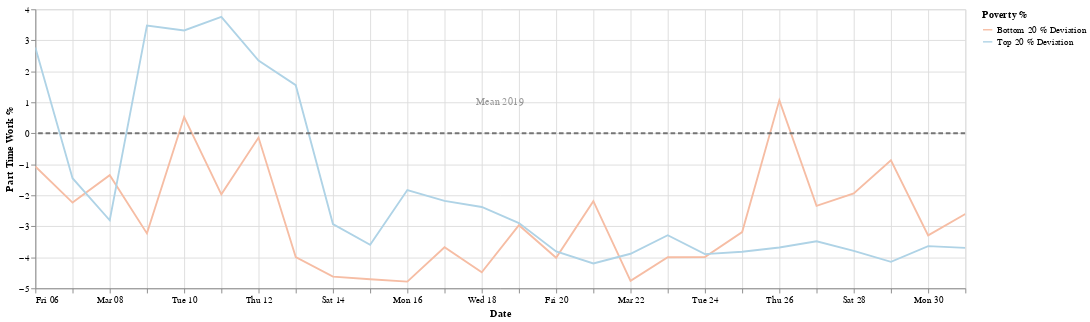

The notebook cell saved with this chart:
### Markdown cell above
Filtering based on important dates

**March 8, 2020:**
NYC issues guidelines to avoid densely packed buses, subways, or trains.

**March 12, 2020:**
Broadway shuts down.

**March 14, 2020:**
First two COVID-19 deaths in NYS.

**March 22, 2020:**
NYS on Pause Program begins, all non-essential workers must stay home.

**March 28, 2020:**
Governor Cuomo halts all nonessential construction sites in NYS.

### Code cell
start_date = '2020-3-5'
end_date = '2020-3-31'
df1 = apply_date_filter(df,start_date,end_date)
chart = create_chart(df1)
chart

### Figure 1 — Vega-Lite specification as saved in the notebook (floating-point values rounded to 4 significant figures)
{"config": {"view": {"continuousHeight": 300, "continuousWidth": 400}, "range": {"category": {"scheme": "redblue"}}}, "layer": [{"data": {"name": "data-958beae709c4ccdf9a5ab7516dd37f0f"}, "mark": "line", "encoding": {"color": {"type": "nominal", "field": "Poverty %"}, "x": {"type": "temporal", "field": "date", "title": "Date"}, "y": {"type": "quantitative", "field": "part_time_value", "title": "Part Time Work %"}}, "selection": {"selector001": {"type": "interval", "bind": "scales", "encodings": ["x", "y"]}}, "transform": [{"fold": ["Bottom 20 % Deviation", "Top 20 % Deviation"], "as": ["Poverty %", "part_time_value"]}], "width": 1000}, {"data": {"name": "data-7f3a6b86ed460c4e648f2393735a11f6"}, "mark": {"type": "rule", "color": "#757575", "size": 2, "strokeDash": [5, 3]}, "encoding": {"size": {"value": 2}, "y": {"type": "quantitative", "field": "Mean 2019"}}}, {"data": {"name": "data-d764767e7dd3b10b2c76c1355ce10ef3"}, "mark": {"type": "text", "angle": 0, "text": "Mean 2019"}, "encoding": {"opacity": {"value": 0.4}, "y": {"type": "quantitative", "field": "y"}}}], "$schema": "https://vega.github.io/schema/vega-lite/v4.8.1.json", "datasets": {"data-958beae709c4ccdf9a5ab7516dd37f0f": [{"date": "2020-03-16T00:00:00+00:00", "Top 20 %": 6.356, "Bottom 20 %": 3.403, "Top 20 % Deviation": -1.832, "Bottom 20 % Deviation": -4.785}, {"date": "2020-03-06T00:00:00+00:00", "Top 20 %": 10.96, "Bottom 20 %": 7.117, "Top 20 % Deviation": 2.768, "Bottom 20 % Deviation": -1.07}, {"date": "2020-03-26T00:00:00+00:00", "Top 20 %": 4.504, "Bottom 20 %": 9.251, "Top 20 % Deviation": -3.683, "Bottom 20 % Deviation": 1.064}, {"date": "2020-03-25T00:00:00+00:00", "Top 20 %": 4.366, "Bottom 20 %": 5.0, "Top 20 % Deviation": -3.822, "Bottom 20 % Deviation": -3.188}, {"date": "2020-03-20T00:00:00+00:00", "Top 20 %": 4.378, "Bottom 20 %": 4.171, "Top 20 % Deviation": -3.809, "Bottom 20 % Deviation": -4.016}, {"date": "2020-03-24T00:00:00+00:00", "Top 20 %": 4.292, "Bottom 20 %": 4.196, "Top 20 % Deviation": -3.896, "Bottom 20 % Deviation": -3.991}, {"date": "2020-03-10T00:00:00+00:00", "Top 20 %": 11.5, "Bottom 20 %": 8.713, "Top 20 % Deviation": 3.317, "Bottom 20 % Deviation": 0.525}, {"date": "2020-03-12T00:00:00+00:00", "Top 20 %": 10.53, "Bottom 20 %": 8.049, "Top 20 % Deviation": 2.346, "Bottom 20 % Deviation": -0.1386}, {"date": "2020-03-11T00:00:00+00:00", "Top 20 %": 11.94, "Bottom 20 %": 6.22, "Top 20 % Deviation": 3.754, "Bottom 20 % Deviation": -1.968}, {"date": "2020-03-13T00:00:00+00:00", "Top 20 %": 9.741, "Bottom 20 %": 4.196, "Top 20 % Deviation": 1.554, "Bottom 20 % Deviation": -3.991}, {"date": "2020-03-27T00:00:00+00:00", "Top 20 %": 4.703, "Bottom 20 %": 5.846, "Top 20 % Deviation": -3.485, "Bottom 20 % Deviation": -2.341}, {"date": "2020-03-22T00:00:00+00:00", "Top 20 %": 4.302, "Bottom 20 %": 3.427, "Top 20 % Deviation": -3.886, "Bottom 20 % Deviation": -4.76}, {"date": "2020-03-28T00:00:00+00:00", "Top 20 %": 4.397, "Bottom 20 %": 6.25, "Top 20 % Deviation": -3.79, "Bottom 20 % Deviation": -1.938}, {"date": "2020-03-19T00:00:00+00:00", "Top 20 %": 5.292, "Bottom 20 %": 5.223, "Top 20 % Deviation": -2.896, "Bottom 20 % Deviation": -2.965}, {"date": "2020-03-09T00:00:00+00:00", "Top 20 %": 11.66, "Bottom 20 %": 4.959, "Top 20 % Deviation": 3.476, "Bottom 20 % Deviation": -3.228}, {"date": "2020-03-29T00:00:00+00:00", "Top 20 %": 4.043, "Bottom 20 %": 7.319, "Top 20 % Deviation": -4.144, "Bottom 20 % Deviation": -0.8685}, {"date": "2020-03-08T00:00:00+00:00", "Top 20 %": 5.383, "Bottom 20 %": 6.838, "Top 20 % Deviation": -2.805, "Bottom 20 % Deviation": -1.35}, {"date": "2020-03-15T00:00:00+00:00", "Top 20 %": 4.592, "Bottom 20 %": 3.479, "Top 20 % Deviation": -3.596, "Bottom 20 % Deviation": -4.709}, {"date": "2020-03-07T00:00:00+00:00", "Top 20 %": 6.74, "Bottom 20 %": 5.952, "Top 20 % Deviation": -1.448, "Bottom 20 % Deviation": -2.235}, {"date": "2020-03-17T00:00:00+00:00", "Top 20 %": 6.007, "Bottom 20 %": 4.513, "Top 20 % Deviation": -2.181, "Bottom 20 % Deviation": -3.675}, {"date": "2020-03-18T00:00:00+00:00", "Top 20 %": 5.811, "Bottom 20 %": 3.706, "Top 20 % Deviation": -2.377, "Bottom 20 % Deviation": -4.481}, {"date": "2020-03-31T00:00:00+00:00", "Top 20 %": 4.493, "Bottom 20 %": 5.584, "Top 20 % Deviation": -3.695, "Bottom 20 % Deviation": -2.604}, {"date": "2020-03-14T00:00:00+00:00", "Top 20 %": 5.262, "Bottom 20 %": 3.563, "Top 20 % Deviation": -2.926, "Bottom 20 % Deviation": -4.625}, {"date": "2020-03-23T00:00:00+00:00", "Top 20 %": 4.901, "Bottom 20 %": 4.189, "Top 20 % Deviation": -3.287, "Bottom 20 % Deviation": -3.999}, {"date": "2020-03-30T00:00:00+00:00", "Top 20 %": 4.547, "Bottom 20 %": 4.896, "Top 20 % Deviation": -3.64, "Bottom 20 % Deviation": -3.292}, {"date": "2020-03-21T00:00:00+00:00", "Top 20 %": 3.99, "Bottom 20 %": 6.0, "Top 20 % Deviation": -4.197, "Bottom 20 % Deviation": -2.188}], "data-7f3a6b86ed460c4e648f2393735a11f6": [{"Mean 2019": 0}], "data-d764767e7dd3b10b2c76c1355ce10ef3": [{"y": 1}]}}
